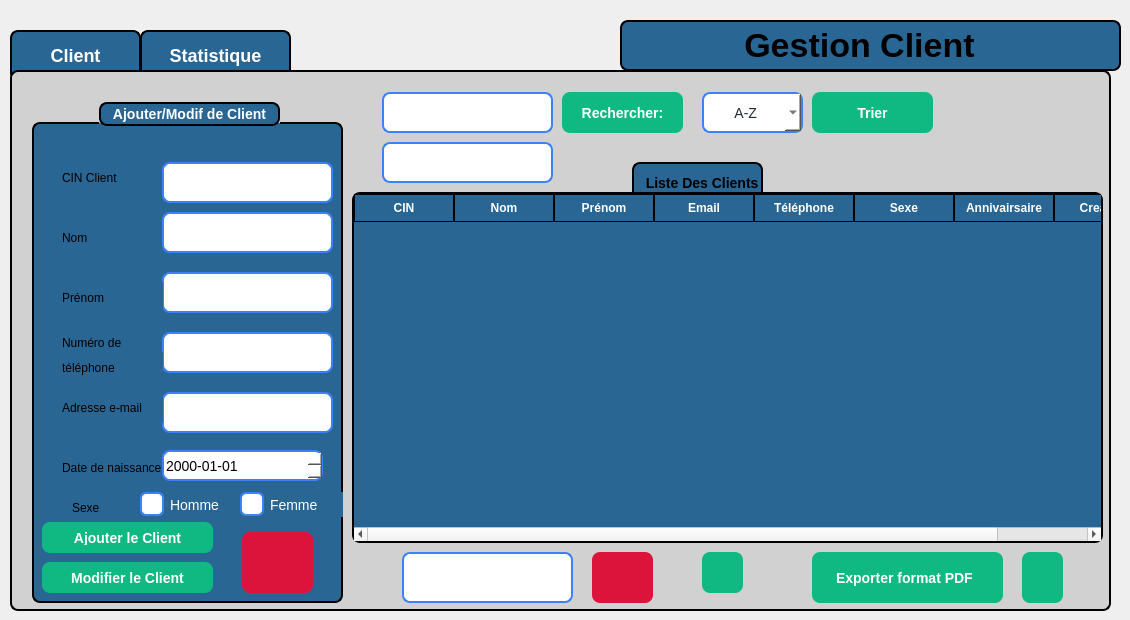
    <widget class="QWidget" name="client">
     <widget class="QLabel" name="label_18">
      <property name="geometry">
       <rect>
        <x>620</x>
        <y>20</y>
        <width>501</width>
        <height>51</height>
       </rect>
      </property>
      <property name="styleSheet">
       <string notr="true">QLabel{
 border: 2px solid black;   /* blue border */
    border-radius: 8px;
 font-weight: bold;
    font-size: 34px;
background-color: rgb(41, 102, 148);}</string>
      </property>
      <property name="text">
       <string>            Gestion Client</string>
      </property>
     </widget>
     <widget class="QPushButton" name="btnPage2client">
      <property name="geometry">
       <rect>
        <x>140</x>
        <y>30</y>
        <width>151</width>
        <height>51</height>
       </rect>
      </property>
      <property name="styleSheet">
       <string notr="true">QPushButton {
    border: 2px solid black;
    border-radius: 8px;
    font-weight: bold;
    font-size: 18px;              /* texte plus grand */
    background-color: rgb(41, 102, 148); /* bleu normal */
    color: white;
    padding: 8px 16px;
}

/* Quand la souris passe dessus */
QPushButton:hover {
    background-color: rgb(61, 122, 168); /* bleu plus clair */
}

/* Quand on clique dessus */
QPushButton:pressed {
    background-color: rgb(81, 142, 188); /* encore plus clair */
}

/* Bouton actif (par ex. quand on est sur la page 1) */
QPushButton[active=&quot;true&quot;] {
    background-color: #10b981;  /* vert quand actif */
    color: white;
}
</string>
      </property>
      <property name="text">
       <string>Statistique</string>
      </property>
     </widget>
     <widget class="QPushButton" name="btnPage1client">
      <property name="geometry">
       <rect>
        <x>10</x>
        <y>30</y>
        <width>131</width>
        <height>51</height>
       </rect>
      </property>
      <property name="styleSheet">
       <string notr="true">QPushButton {
    border: 2px solid black;
    border-radius: 8px;
    font-weight: bold;
    font-size: 18px;              /* texte plus grand */
    background-color: rgb(41, 102, 148); /* bleu normal */
    color: white;
    padding: 8px 16px;
}

/* Quand la souris passe dessus */
QPushButton:hover {
    background-color: rgb(61, 122, 168); /* bleu plus clair */
}

/* Quand on clique dessus */
QPushButton:pressed {
    background-color: rgb(81, 142, 188); /* encore plus clair */
}

/* Bouton actif (par ex. quand on est sur la page 1) */
QPushButton[active=&quot;true&quot;] {
    background-color: #10b981;  /* vert quand actif */
    color: white;
}
</string>
      </property>
      <property name="text">
       <string>Client</string>
      </property>
     </widget>
     <widget class="QStackedWidget" name="stackedWidgetclient">
      <property name="geometry">
       <rect>
        <x>10</x>
        <y>70</y>
        <width>1101</width>
        <height>541</height>
       </rect>
      </property>
      <property name="styleSheet">
       <string notr="true">/* ---- Style du QStackedWidget ---- */
QStackedWidget {
    background-color: rgb(209, 209, 209); /* couleur gris clair */
    border: 2px solid black;
    border-radius: 8px;
}

/* ---- Style des deux pages ---- */
QWidget#page_1 {
    background-color: rgb(209, 209, 209); /* même gris clair */
    color: black;
    font-size: 18px;
}

QWidget#page_2 {
    background-color: rgb(209, 209, 209); /* même gris clair */
    color: black;
    font-size: 18px;
}

/* ---- Style des boutons ---- */
QPushButton {
    border: 2px solid black;
    border-radius: 8px;
    font-weight: bold;
    font-size: 18px;
    background-color: rgb(41, 102, 148); /* bleu normal */
    color: white;
    padding: 8px 16px;
}

/* Quand la souris passe dessus */
QPushButton:hover {
    background-color: rgb(61, 122, 168); /* bleu plus clair */
}

/* Quand on clique dessus */
QPushButton:pressed {
    background-color: rgb(81, 142, 188); /* encore plus clair */
}

/* Bouton actif (ex. page 1 active) */
QPushButton[active=&quot;true&quot;] {
    background-color: #10b981; /* vert */
    color: white;
}
</string>
      </property>
      <property name="currentIndex">
       <number>0</number>
      </property>
      <widget class="QWidget" name="page_7">
       <widget class="QPushButton" name="pushButton_filtrer_3">
        <property name="geometry">
         <rect>
          <x>800</x>
          <y>20</y>
          <width>121</width>
          <height>41</height>
         </rect>
        </property>
        <property name="styleSheet">
         <string notr="true">QPushButton {
    background-color: #10b981;   /* normal state */
    color: white;
    border: none;
    border-radius: 8px;
    padding: 8px 20px;
    font-size: 14px;
    font-weight: bold;
}

QPushButton:hover {
    background-color: #059669;   /* darker on hover */
}
</string>
        </property>
        <property name="text">
         <string>Trier</string>
        </property>
       </widget>
       <widget class="QPushButton" name="pushButton_supprimer_client">
        <property name="geometry">
         <rect>
          <x>580</x>
          <y>480</y>
          <width>61</width>
          <height>51</height>
         </rect>
        </property>
        <property name="styleSheet">
         <string notr="true">QPushButton {

	background-color: rgb(220, 20, 60);
	
    color: white;
    border: none;
    border-radius: 8px;
    padding: 8px 20px;
    font-size: 14px;
    font-weight: bold;
}

QPushButton:hover {
      /* darker on hover */
	background-color: rgb(140, 0, 0);
}
</string>
        </property>
        <property name="text">
         <string/>
        </property>
        <property name="icon">
         <iconset theme="QIcon::ThemeIcon::EditDelete"/>
        </property>
       </widget>
       <widget class="QTableWidget" name="tableWidgetclient">
        <property name="geometry">
         <rect>
          <x>340</x>
          <y>120</y>
          <width>751</width>
          <height>351</height>
         </rect>
        </property>
        <property name="autoFillBackground">
         <bool>false</bool>
        </property>
        <property name="styleSheet">
         <string notr="true">QTableWidget {
    background-color: rgb(41, 102, 148);   /* blue background */
    border: 2px solid black;
    border-radius: 8px;
    font-weight: bold;
    font-size: 14px;
    gridline-color: black;                 /* cell grid lines */
    color: white;                          
    selection-background-color: #10b981;
    selection-color: white;
    outline: 0;
}

QTableWidget::item {
    border: 1px solid black;               /* give each cell a border */
    padding: 4px;
}

QHeaderView::section {
    background-color: rgb(41, 102, 148);
    color: white;
    border: 1px solid black;              /* column header border */
    padding: 4px;
    font-weight: bold;
}
</string>
        </property>
        <column>
         <property name="text">
          <string>CIN</string>
         </property>
        </column>
        <column>
         <property name="text">
          <string>Nom</string>
         </property>
        </column>
        <column>
         <property name="text">
          <string>Prénom</string>
         </property>
        </column>
        <column>
         <property name="text">
          <string>Email</string>
         </property>
        </column>
        <column>
         <property name="text">
          <string>Téléphone</string>
         </property>
        </column>
        <column>
         <property name="text">
          <string>Sexe</string>
         </property>
        </column>
        <column>
         <property name="text">
          <string>Annivairsaire</string>
         </property>
        </column>
        <column>
         <property name="text">
          <string>Creation</string>
         </property>
        </column>
       </widget>
       <widget class="QPushButton" name="pushButton_recherche_3">
        <property name="geometry">
         <rect>
          <x>550</x>
          <y>20</y>
          <width>121</width>
          <height>41</height>
         </rect>
        </property>
        <property name="styleSheet">
         <string notr="true">QPushButton {
    background-color: #10b981;   /* normal state */
    color: white;
    border: none;
    border-radius: 8px;
    padding: 8px 20px;
    font-size: 14px;
    font-weight: bold;
}

QPushButton:hover {
    background-color: #059669;   /* darker on hover */
}
</string>
        </property>
        <property name="text">
         <string>Rechercher:</string>
        </property>
        <property name="icon">
         <iconset theme="QIcon::ThemeIcon::EditFind"/>
        </property>
       </widget>
       <widget class="QComboBox" name="comboBox_3">
        <property name="geometry">
         <rect>
          <x>690</x>
          <y>20</y>
          <width>101</width>
          <height>41</height>
         </rect>
        </property>
        <property name="styleSheet">
         <string notr="true">QComboBox {
    background-color: rgb(255, 255, 255);   /* white background */
    color: #1f2937;                         /* selected text color */
    border: 2px solid #3b82f6;              /* blue border */
    border-radius: 8px;
    font-size: 14px;
    padding: 4px 8px;
}

/* Dropdown list styling */
QComboBox QAbstractItemView {
    background-color: rgb(255, 255, 255);
    color: #1f2937;
    selection-background-color: #3b82f6;
    selection-color: white;
}

/* Make the arrow black */
QComboBox::down-arrow {
    width: 12px;
    height: 12px;
    image: none; 
                      /* remove default image */
	background-color: rgb(0, 170, 255);
    border-left: 6px solid transparent;
    border-right: 6px solid transparent;
    border-top: 6px solid black;       /* black arrow */
}
</string>
        </property>
        <item>
         <property name="text">
          <string>      A-Z</string>
         </property>
        </item>
        <item>
         <property name="text">
          <string>      Age</string>
         </property>
        </item>
        <item>
         <property name="text">
          <string>      Sexe</string>
         </property>
        </item>
       </widget>
       <widget class="QLabel" name="label_31">
        <property name="geometry">
         <rect>
          <x>620</x>
          <y>90</y>
          <width>131</width>
          <height>41</height>
         </rect>
        </property>
        <property name="styleSheet">
         <string notr="true">QLabel{
 border: 2px solid black;   /* blue border */
    border-radius: 8px;
 font-weight: bold;
    font-size: 14px;
background-color: rgb(41, 102, 148);}</string>
        </property>
        <property name="text">
         <string>  Liste Des Clients</string>
        </property>
       </widget>
       <widget class="QLineEdit" name="lineEdit_Recherchecin_client">
        <property name="geometry">
         <rect>
          <x>370</x>
          <y>20</y>
          <width>171</width>
          <height>41</height>
         </rect>
        </property>
        <property name="styleSheet">
         <string notr="true">QLineEdit {
    /* dark background */
	background-color: rgb(255, 255, 255);
    color: #1f2937;              /* typed text color */
    border: 2px solid #3b82f6;   /* blue border */
    border-radius: 8px;
    
    font-size: 14px;
}

QLineEdit::placeholder {
    color: white;                /* placeholder text color */
}
</string>
        </property>
       </widget>
       <widget class="QGroupBox" name="groupBox_4">
        <property name="geometry">
         <rect>
          <x>20</x>
          <y>30</y>
          <width>311</width>
          <height>501</height>
         </rect>
        </property>
        <property name="styleSheet">
         <string notr="true">QGroupBox {
    background-color: rgb(41, 102, 148);   /* blue background */
    border: 2px solid black;               /* black border, 2px wide */
    border-radius: 8px;                    /* rounded corners */
    margin-top: 20px;                      /* space for the title */
    color: white;                          /* title text color */
    font-weight: bold;
    font-size: 14px;
}

QGroupBox::title {
 border: 2px solid black;               /* black border, 2px wide */
    border-radius: 8px;     
background-color: rgb(41, 102, 148);
    subcontrol-origin: margin;
    subcontrol-position: top center;       /* title centered */
    padding: 2px 10px;
}
</string>
        </property>
        <property name="title">
         <string>Ajouter/Modif de Client</string>
        </property>
        <widget class="QRadioButton" name="radioButton_Femme_4">
         <property name="geometry">
          <rect>
           <x>200</x>
           <y>390</y>
           <width>111</width>
           <height>25</height>
          </rect>
         </property>
         <property name="styleSheet">
          <string notr="true">QRadioButton {
    color: white;
    font-size: 14px;
    padding-left: 8px;
background-color: rgb(41, 102, 148);
}

QRadioButton::indicator {
    width: 20px;
    height: 20px;
    border: 2px solid #3b82f6;
    border-radius: 6px;      /* rounded corners */
    background-color: white;  /* unchecked background */
}

QRadioButton::indicator:checked {
	background-color: #FFD700;
   /* background-color: #3b82f6;   blue fill when checked */
}
</string>
         </property>
         <property name="text">
          <string>Femme</string>
         </property>
        </widget>
        <widget class="QLineEdit" name="lineEdit_Prenom_4">
         <property name="geometry">
          <rect>
           <x>130</x>
           <y>170</y>
           <width>171</width>
           <height>41</height>
          </rect>
         </property>
         <property name="styleSheet">
          <string notr="true">QLineEdit {
    /* dark background */
	background-color: rgb(255, 255, 255);
    color: #1f2937;              /* typed text color */
    border: 2px solid #3b82f6;   /* blue border */
    border-radius: 8px;

    font-size: 14px;
}

QLineEdit::placeholder {
    color: white;                /* placeholder text color */
}
</string>
         </property>
        </widget>
        <widget class="QLabel" name="label_32">
         <property name="geometry">
          <rect>
           <x>30</x>
           <y>180</y>
           <width>101</width>
           <height>31</height>
          </rect>
         </property>
         <property name="styleSheet">
          <string notr="true">background-color: rgb(41, 102, 148);</string>
         </property>
         <property name="text">
          <string>Prénom</string>
         </property>
        </widget>
        <widget class="QLineEdit" name="lineEdit_nom_4">
         <property name="geometry">
          <rect>
           <x>130</x>
           <y>110</y>
           <width>171</width>
           <height>41</height>
          </rect>
         </property>
         <property name="styleSheet">
          <string notr="true">QLineEdit {
    /* dark background */
	background-color: rgb(255, 255, 255);
    color: #1f2937;              /* typed text color */
    border: 2px solid #3b82f6;   /* blue border */
    border-radius: 8px;

    font-size: 14px;
}

QLineEdit::placeholder {
    color: white;                /* placeholder text color */
}
</string>
         </property>
        </widget>
        <widget class="QLineEdit" name="lineEdit_Adresse_4">
         <property name="geometry">
          <rect>
           <x>130</x>
           <y>290</y>
           <width>171</width>
           <height>41</height>
          </rect>
         </property>
         <property name="styleSheet">
          <string notr="true">QLineEdit {
    /* dark background */
	background-color: rgb(255, 255, 255);
    color: #1f2937;              /* typed text color */
    border: 2px solid #3b82f6;   /* blue border */
    border-radius: 8px;
   
    font-size: 14px;
}

QLineEdit::placeholder {
    color: white;                /* placeholder text color */
}
</string>
         </property>
        </widget>
        <widget class="QLabel" name="label_33">
         <property name="geometry">
          <rect>
           <x>30</x>
           <y>120</y>
           <width>41</width>
           <height>31</height>
          </rect>
         </property>
         <property name="styleSheet">
          <string notr="true">background-color: rgb(41, 102, 148);</string>
         </property>
         <property name="text">
          <string>Nom</string>
         </property>
        </widget>
        <widget class="QPushButton" name="pushButton_ValiderClient">
         <property name="geometry">
          <rect>
           <x>10</x>
           <y>420</y>
           <width>171</width>
           <height>31</height>
          </rect>
         </property>
         <property name="styleSheet">
          <string notr="true">QPushButton {
    background-color: #10b981;   /* normal state */
    color: white;
    border: none;
    border-radius: 8px;
    padding: 8px 20px;
    font-size: 14px;
    font-weight: bold;
}

QPushButton:hover {
    background-color: #059669;   /* darker on hover */
}
</string>
         </property>
         <property name="text">
          <string>Ajouter le Client</string>
         </property>
         <property name="icon">
          <iconset theme="QIcon::ThemeIcon::ContactNew"/>
         </property>
        </widget>
        <widget class="QLabel" name="label_34">
         <property name="geometry">
          <rect>
           <x>30</x>
           <y>290</y>
           <width>101</width>
           <height>31</height>
          </rect>
         </property>
         <property name="styleSheet">
          <string notr="true">background-color: rgb(41, 102, 148);</string>
         </property>
         <property name="text">
          <string>Adresse e-mail</string>
         </property>
        </widget>
        <widget class="QLineEdit" name="lineEdit_Nt_4">
         <property name="geometry">
          <rect>
           <x>130</x>
           <y>230</y>
           <width>171</width>
           <height>41</height>
          </rect>
         </property>
         <property name="styleSheet">
          <string notr="true">QLineEdit {
    /* dark background */
	background-color: rgb(255, 255, 255);
    color: #1f2937;              /* typed text color */
    border: 2px solid #3b82f6;   /* blue border */
    border-radius: 8px;
 
    font-size: 14px;
}

QLineEdit::placeholder {
    color: white;                /* placeholder text color */
}
</string>
         </property>
        </widget>
        <widget class="QRadioButton" name="radioButton_Homme_4">
         <property name="geometry">
          <rect>
           <x>100</x>
           <y>390</y>
           <width>111</width>
           <height>25</height>
          </rect>
         </property>
         <property name="styleSheet">
          <string notr="true">QRadioButton {
    color: white;
    font-size: 14px;
    padding-left: 8px;
background-color: rgb(41, 102, 148);
}

QRadioButton::indicator {
    width: 20px;
    height: 20px;
    border: 2px solid #3b82f6;
    border-radius: 6px;      /* rounded corners */
    background-color: white;  /* unchecked background */
}

QRadioButton::indicator:checked {
    background-color: #FFD700;  /* blue fill when checked */
}
</string>
         </property>
         <property name="text">
          <string>Homme</string>
         </property>
        </widget>
        <widget class="QLabel" name="label_35">
         <property name="geometry">
          <rect>
           <x>40</x>
           <y>390</y>
           <width>41</width>
           <height>31</height>
          </rect>
         </property>
         <property name="styleSheet">
          <string notr="true">background-color: rgb(41, 102, 148);</string>
         </property>
         <property name="text">
          <string>Sexe</string>
         </property>
        </widget>
        <widget class="QLabel" name="label_36">
         <property name="geometry">
          <rect>
           <x>30</x>
           <y>250</y>
           <width>101</width>
           <height>31</height>
          </rect>
         </property>
         <property name="styleSheet">
          <string notr="true">background-color: rgb(41, 102, 148);</string>
         </property>
         <property name="text">
          <string>téléphone</string>
         </property>
        </widget>
        <widget class="QLabel" name="label_37">
         <property name="geometry">
          <rect>
           <x>30</x>
           <y>230</y>
           <width>171</width>
           <height>21</height>
          </rect>
         </property>
         <property name="styleSheet">
          <string notr="true">background-color: rgb(41, 102, 148);</string>
         </property>
         <property name="text">
          <string>Numéro de </string>
         </property>
        </widget>
        <widget class="QLabel" name="label_39">
         <property name="geometry">
          <rect>
           <x>30</x>
           <y>350</y>
           <width>131</width>
           <height>31</height>
          </rect>
         </property>
         <property name="styleSheet">
          <string notr="true">background-color: rgb(41, 102, 148);</string>
         </property>
         <property name="text">
          <string>Date de naissance</string>
         </property>
        </widget>
        <widget class="QDateEdit" name="datedenaissance_3">
         <property name="geometry">
          <rect>
           <x>130</x>
           <y>348</y>
           <width>161</width>
           <height>31</height>
          </rect>
         </property>
         <property name="layoutDirection">
          <enum>Qt::LayoutDirection::LeftToRight</enum>
         </property>
         <property name="styleSheet">
          <string notr="true">QDateEdit {
    background-color: rgb(255, 255, 255);   /* white background */
    color: rgb(0, 0, 0);                   /* black text */
    border: 2px solid #3b82f6;             /* blue border */
    border-radius: 8px;
    font-size: 14px;
}

/* Calendar popup text color */
QDateEdit QAbstractItemView {
    color: black; 
    background-color: white;
}
</string>
         </property>
         <property name="currentSection">
          <enum>QDateTimeEdit::Section::YearSection</enum>
         </property>
         <property name="displayFormat">
          <string>yyyy-MM-dd</string>
         </property>
        </widget>
        <widget class="QPushButton" name="annulerajout_client">
         <property name="geometry">
          <rect>
           <x>210</x>
           <y>430</y>
           <width>71</width>
           <height>61</height>
          </rect>
         </property>
         <property name="styleSheet">
          <string notr="true">QPushButton {

	background-color: rgb(220, 20, 60);
	
    color: white;
    border: none;
    border-radius: 8px;
    padding: 8px 20px;
    font-size: 14px;
    font-weight: bold;
}

QPushButton:hover {
      /* darker on hover */
	background-color: rgb(140, 0, 0);
}
</string>
         </property>
         <property name="text">
          <string/>
         </property>
         <property name="icon">
          <iconset theme="QIcon::ThemeIcon::EditClear"/>
         </property>
        </widget>
        <widget class="QPushButton" name="pushButton_modifierClient">
         <property name="geometry">
          <rect>
           <x>10</x>
           <y>460</y>
           <width>171</width>
           <height>31</height>
          </rect>
         </property>
         <property name="styleSheet">
          <string notr="true">QPushButton {
    background-color: #10b981;   /* normal state */
    color: white;
    border: none;
    border-radius: 8px;
    padding: 8px 20px;
    font-size: 14px;
    font-weight: bold;
}

QPushButton:hover {
    background-color: #059669;   /* darker on hover */
}
</string>
         </property>
         <property name="text">
          <string>Modifier le Client</string>
         </property>
         <property name="icon">
          <iconset theme="QIcon::ThemeIcon::SystemReboot"/>
         </property>
        </widget>
        <widget class="QLabel" name="label_38">
         <property name="geometry">
          <rect>
           <x>30</x>
           <y>60</y>
           <width>101</width>
           <height>31</height>
          </rect>
         </property>
         <property name="styleSheet">
          <string notr="true">background-color: rgb(41, 102, 148);</string>
         </property>
         <property name="text">
          <string>CIN Client</string>
         </property>
        </widget>
        <widget class="QLineEdit" name="lineEdit_IDClient_4">
         <property name="geometry">
          <rect>
           <x>130</x>
           <y>60</y>
           <width>171</width>
           <height>41</height>
          </rect>
         </property>
         <property name="styleSheet">
          <string notr="true">QLineEdit {
    /* dark background */
	background-color: rgb(255, 255, 255);
    color: #1f2937;              /* typed text color */
    border: 2px solid #3b82f6;   /* blue border */
    border-radius: 8px;
    
    font-size: 14px;
}

QLineEdit::placeholder {
    color: white;                /* placeholder text color */
}
</string>
         </property>
        </widget>
        <zorder>label_35</zorder>
        <zorder>radioButton_Homme_4</zorder>
        <zorder>label_37</zorder>
        <zorder>radioButton_Femme_4</zorder>
        <zorder>lineEdit_Prenom_4</zorder>
        <zorder>label_32</zorder>
        <zorder>lineEdit_nom_4</zorder>
        <zorder>lineEdit_Adresse_4</zorder>
        <zorder>label_33</zorder>
        <zorder>pushButton_ValiderClient</zorder>
        <zorder>label_34</zorder>
        <zorder>lineEdit_Nt_4</zorder>
        <zorder>label_36</zorder>
        <zorder>label_39</zorder>
        <zorder>datedenaissance_3</zorder>
        <zorder>annulerajout_client</zorder>
        <zorder>pushButton_modifierClient</zorder>
        <zorder>label_38</zorder>
        <zorder>lineEdit_IDClient_4</zorder>
       </widget>
       <widget class="QLineEdit" name="lineEdit_supprimer_client">
        <property name="geometry">
         <rect>
          <x>390</x>
          <y>480</y>
          <width>171</width>
          <height>51</height>
         </rect>
        </property>
        <property name="styleSheet">
         <string notr="true">QLineEdit {
    /* dark background */
	background-color: rgb(255, 255, 255);
    color: #1f2937;              /* typed text color */
    border: 2px solid #3b82f6;   /* blue border */
    border-radius: 8px;
    padding: 8px 12px;
    font-size: 14px;
}

QLineEdit::placeholder {
    color: white;                /* placeholder text color */
}
</string>
        </property>
       </widget>
       <widget class="QPushButton" name="pushButton_pdfclient">
        <property name="geometry">
         <rect>
          <x>1010</x>
          <y>480</y>
          <width>41</width>
          <height>51</height>
         </rect>
        </property>
        <property name="styleSheet">
         <string notr="true">QPushButton {
    background-color: #10b981;   /* normal state */
    color: white;
    border: none;
    border-radius: 8px;
    padding: 8px 20px;
    font-size: 14px;
    font-weight: bold;
}

QPushButton:hover {
    background-color: #059669;   /* darker on hover */
}
</string>
        </property>
        <property name="text">
         <string/>
        </property>
        <property name="icon">
         <iconset theme="QIcon::ThemeIcon::GoDown"/>
        </property>
       </widget>
       <widget class="QLabel" name="image_3">
        <property name="geometry">
         <rect>
          <x>970</x>
          <y>20</y>
          <width>101</width>
          <height>91</height>
         </rect>
        </property>
        <property name="styleSheet">
         <string notr="true">background-color: rgb(209, 209, 209);
   </string>
        </property>
        <property name="text">
         <string/>
        </property>
        <property name="pixmap">
         <pixmap>../Projet/images/photo.png</pixmap>
        </property>
       </widget>
       <widget class="QLabel" name="label_3">
        <property name="geometry">
         <rect>
          <x>800</x>
          <y>480</y>
          <width>191</width>
          <height>51</height>
         </rect>
        </property>
        <property name="styleSheet">
         <string notr="true">QLabel {
    background-color: #10b981;   /* normal state */
    color: white;
    border: none;
    border-radius: 8px;
    padding: 8px 20px;
    font-size: 14px;
    font-weight: bold;
}


</string>
        </property>
        <property name="text">
         <string>Exporter format PDF</string>
        </property>
       </widget>
       <widget class="QPushButton" name="nettoyage">
        <property name="geometry">
         <rect>
          <x>690</x>
          <y>480</y>
          <width>41</width>
          <height>41</height>
         </rect>
        </property>
        <property name="styleSheet">
         <string notr="true">QPushButton {
    background-color: #10b981;   /* normal state */
    color: white;
    border: none;
    border-radius: 8px;
    padding: 8px 20px;
    font-size: 14px;
    font-weight: bold;
}

QPushButton:hover {
    background-color: #059669;   /* darker on hover */
}
</string>
        </property>
        <property name="text">
         <string/>
        </property>
        <property name="icon">
         <iconset theme="QIcon::ThemeIcon::MediaPlaylistRepeat"/>
        </property>
       </widget>
       <widget class="QLineEdit" name="avis">
        <property name="geometry">
         <rect>
          <x>370</x>
          <y>70</y>
          <width>171</width>
          <height>41</height>
         </rect>
        </property>
        <property name="styleSheet">
         <string notr="true">QLineEdit {
    /* dark background */
	background-color: rgb(255, 255, 255);
    color: #1f2937;              /* typed text color */
    border: 2px solid #3b82f6;   /* blue border */
    border-radius: 8px;
   
    font-size: 14px;
}

QLineEdit::placeholder {
    color: white;                /* placeholder text color */
}
</string>
        </property>
       </widget>
       <zorder>label_31</zorder>
       <zorder>pushButton_filtrer_3</zorder>
       <zorder>pushButton_supprimer_client</zorder>
       <zorder>tableWidgetclient</zorder>
       <zorder>pushButton_recherche_3</zorder>
       <zorder>comboBox_3</zorder>
       <zorder>lineEdit_Recherchecin_client</zorder>
       <zorder>groupBox_4</zorder>
       <zorder>lineEdit_supprimer_client</zorder>
       <zorder>pushButton_pdfclient</zorder>
       <zorder>image_3</zorder>
       <zorder>label_3</zorder>
       <zorder>nettoyage</zorder>
       <zorder>avis</zorder>
      </widget>
      <widget class="QWidget" name="page_8">
       <widget class="QLabel" name="labelclientsexe">
        <property name="geometry">
         <rect>
          <x>20</x>
          <y>70</y>
          <width>491</width>
          <height>411</height>
         </rect>
        </property>
        <property name="text">
         <string/>
        </property>
       </widget>
       <widget class="QLabel" name="label_40">
        <property name="geometry">
         <rect>
          <x>140</x>
          <y>430</y>
          <width>131</width>
          <height>41</height>
         </rect>
        </property>
        <property name="styleSheet">
         <string notr="true">QLabel{
 border: 2px solid black;   /* blue border */
    border-radius: 8px;
 font-weight: bold;
    font-size: 14px;
background-color: rgb(41, 102, 148);}</string>
        </property>
        <property name="text">
         <string>           Sexe</string>
        </property>
       </widget>
       <widget class="QLabel" name="labelclientavis">
        <property name="geometry">
         <rect>
          <x>550</x>
          <y>60</y>
          <width>491</width>
          <height>411</height>
         </rect>
        </property>
        <property name="text">
         <string/>
        </property>
       </widget>
       <widget class="QLabel" name="label_41">
        <property name="geometry">
         <rect>
          <x>720</x>
          <y>430</y>
          <width>151</width>
          <height>41</height>
         </rect>
        </property>
        <property name="styleSheet">
         <string notr="true">QLabel{
 border: 2px solid black;   /* blue border */
    border-radius: 8px;
 font-weight: bold;
    font-size: 14px;
background-color: rgb(41, 102, 148);}</string>
        </property>
        <property name="text">
         <string> Les Avis Des Client</string>
        </property>
       </widget>
      </widget>
     </widget>
    </widget>
